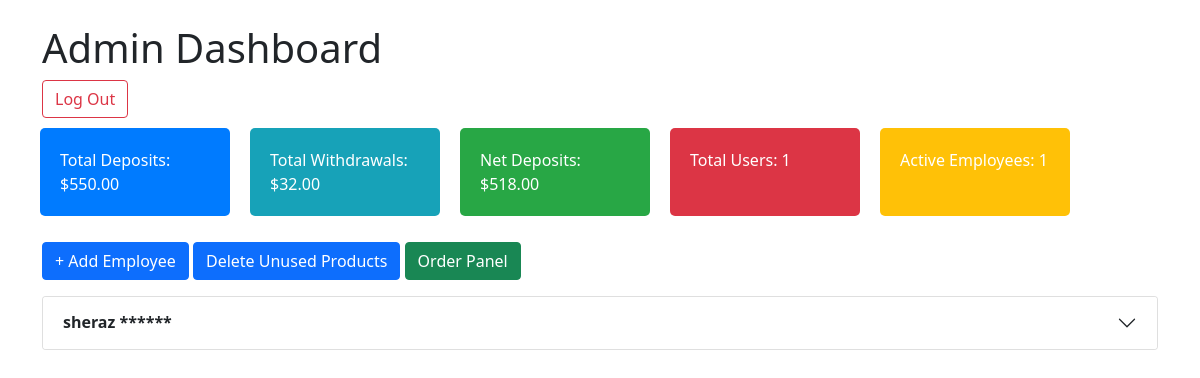
Screenshot of /Admin-Dashboard/ (signed in) with the database file from the repository.
### accounts/models.py (models this page shows, shortened)
class User(AbstractUser):
    is_admin = models.BooleanField(default=False)
    is_employee = models.BooleanField(default=False)
    is_customer = models.BooleanField(default=False)
    invitation_code = models.CharField(max_length=100, blank=True,null=True, editable=False)

### adminControl/models.py (models this page shows, shortened)
class AdminDeposit(BaseModel):
    admin = models.OneToOneField(settings.AUTH_USER_MODEL, on_delete=models.CASCADE, related_name="admin")
    total_deposit = models.DecimalField(max_digits=10, decimal_places=2, default=0.00)
    net_deposit = models.DecimalField(max_digits=10, decimal_places=2, default=0.00)
    total_withdrawal=models.DecimalField(max_digits=10,decimal_places=2,default=0.00)
    last_updated = models.DateTimeField(auto_now=True)

### accounts/views.py (the view, shortened to what this page needs)
# urls.py: path('Admin-Dashboard/',Admin_dasboard,name='Admin_dashboard'),
@login_required
@require_http_methods(["GET", "POST"])
def Admin_dasboard(request):
    Emp=User.objects.filter(is_employee=True)
    total_emplyee=Emp.count()
    Cus = User.objects.filter(is_customer=True)
    total_customer = Cus.count()
    employees = User.objects.filter(is_employee=True)
    employees_data = []
    for employee in employees:
        invited_customers = User.objects.filter(invitation_code=employee.invitation_code, is_customer=True)
        plain_password = request.session.pop(f'employee_password_{employee.id}', '******')
        employees_data.append({
            'employee': employee,
            'plain_password': plain_password,
            'invited_customers': invited_customers,
        })
    context={"Total_Employees":total_emplyee,"Total_Customer":total_customer,
             'employees_data': employees_data}
    return render(request, 'home/Admin_dashboard.html',context)

### home/models.py (called while the page is built)
    @property
    def net_deposit(self):
        return self.total_deposit - self.total_withdrawal

### templates/home/Admin_dashboard.html (shortened to what this page needs)
<!DOCTYPE html>
<html lang="en">
<head>
    <link href="https://cdn.jsdelivr.net/npm/bootstrap@5.1.3/dist/css/bootstrap.min.css" rel="stylesheet">
</head>
<body>
    <div class="container mt-4">
        <h1>Admin Dashboard</h1>
        <button class="btn btn-outline-danger log-out-button" type="button" id="logoutButton">
            <a href="{% url 'logout' %}" style="text-decoration: none; color: inherit;">Log Out</a>
        </button>
        <div class="row">
            <div class="col-md-2 info-box bg-total">Total Deposits: $<span id="totalDeposits">{{ request.user.admin.total_deposit }}</span></div>
            <div class="col-md-2 info-box bg-withdraw">Total Withdrawals: $<span id="totalWithdrawals">{{ request.user.admin.total_withdrawal }}</span></div>
            <div class="col-md-2 info-box bg-net">Net Deposits: $<span id="netDeposits">{{ request.user.admin.net_deposit }}</span></div>
            <div class="col-md-2 info-box bg-users">Total Users: <span id="totalUsers">{{ Total_Customer }}</span></div>
            <div class="col-md-2 info-box bg-active">Active Employees: <span id="activeEmployees">{{ Total_Employees }}</span></div>
        </div>
        <button class="btn btn-primary my-3" data-bs-toggle="modal" data-bs-target="#addEmployeeModal">
            + Add Employee
        </button>
        <a class="btn btn-primary my-3 text-capitalize" href="{% url 'delete_unused_products' %}">Delete Unused Products</a>
 <a class="btn btn-success my-3" href="{% url 'orders_panel' %}">Order Panel</a>
        <div class="accordion" id="employeesAccordion">
            {% for data in employees_data %}
                <div class="accordion-item">
                    <h2 class="accordion-header" id="heading{{ forloop.counter }}">
                        <button class="accordion-button collapsed" type="button" data-bs-toggle="collapse" data-bs-target="#collapse{{ forloop.counter }}" aria-expanded="false" aria-controls="collapse{{ forloop.counter }}">
                           <strong> {{ data.employee.username }} {{ data.plain_password }}</strong>
                        </button>
                    </h2>
                </div>
            {% endfor %}
        </div>
    </div>
</body>
</html>

### templates/home/Admin_dashboard.html (style rules this page uses)
.info-box { padding: 20px; margin: 10px; color: white; border-radius: 5px; }
.bg-total { background-color: #007bff; }
.bg-net { background-color: #28a745; }
.bg-users { background-color: #dc3545; }
.bg-active { background-color: #ffc107; }
.bg-withdraw { background-color: #17a2b8; }
.accordion-item { margin-bottom: 10px; }
.container { transition: all 0.3s ease-in-out; }

### rows the page displays
User: user.admin.total_deposit "550.00", user.admin.total_withdrawal "32.00", user.admin.net_deposit "518.00"
User: employee.username "sheraz", plain_password "******"

### other values shown
{{ Total_Customer }} "1"
{{ Total_Employees }} "1"
